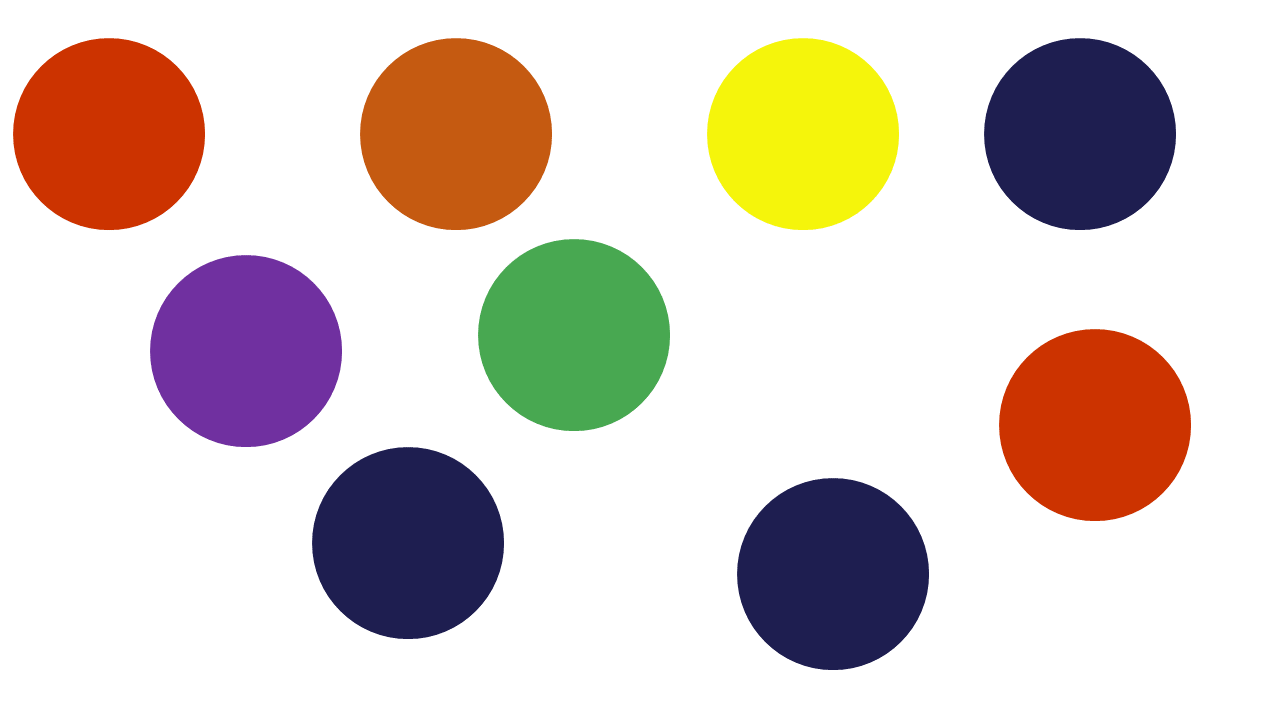
#> input picture circles.png, 1280 x 720 px, given in place of the camera
$ python circleprep.py
#> lines starting #> are read from the running program, lines starting #| are printed output that depends on the picture; after the words box and inside, x2 and y2 are one past the last pixel; in counts of white or black regions, pixels touching at a corner belong together
import cv2
import numpy as np

# Get the webcam feed
cap = cv2.VideoCapture(0)

# Create a blue color filter
hsv_min = np.array([90, 100, 100])
hsv_max = np.array([130, 255, 255])

# While the webcam is running
while True:

    # Get a frame from the webcam
    ret, frame = cap.read()
#> frame is the input picture: shape (720, 1280, 3); mean B, G, R 198.9, 206.3, 218.2

    # Convert the frame to HSV color space
    hsv = cv2.cvtColor(frame, cv2.COLOR_BGR2HSV)
#> hsv: shape (720, 1280, 3); mean H, S, V 19.5, 56.1, 227.5

    # Apply the blue color filter
    inRange = cv2.inRange(hsv, hsv_min, hsv_max)
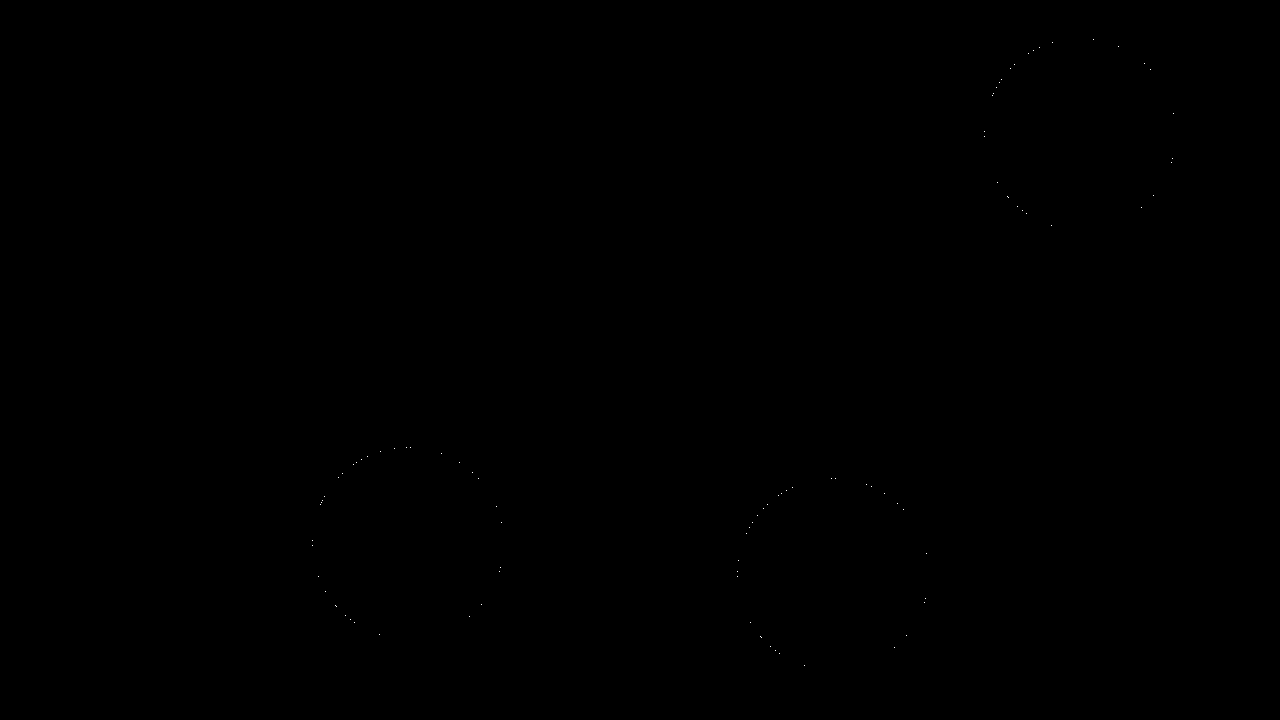
#> inRange: shape (720, 1280); 0.01% white in thin lines or dots, all inside (x1, y1, x2, y2) = (312, 39, 1174, 666)

    # Find all the blobs in the frame
    contours, hierarchy = cv2.findContours(inRange, cv2.RETR_TREE, cv2.CHAIN_APPROX_SIMPLE)
#> contours = 92 contours, all with area under 20

    # Sort the blobs by size, largest to smallest
    contours = sorted(contours, key=cv2.contourArea, reverse=True)

    # Get the biggest 3 blobs
    biggest_blobs = contours[:3]
#> biggest_blobs = 3 contours, all with area under 20

    # Draw the biggest 3 blobs on the frame
    for contour in biggest_blobs:
        x, y, w, h = cv2.boundingRect(contour)
#> (the run stopped early here; a loop or call above may not have finished)
